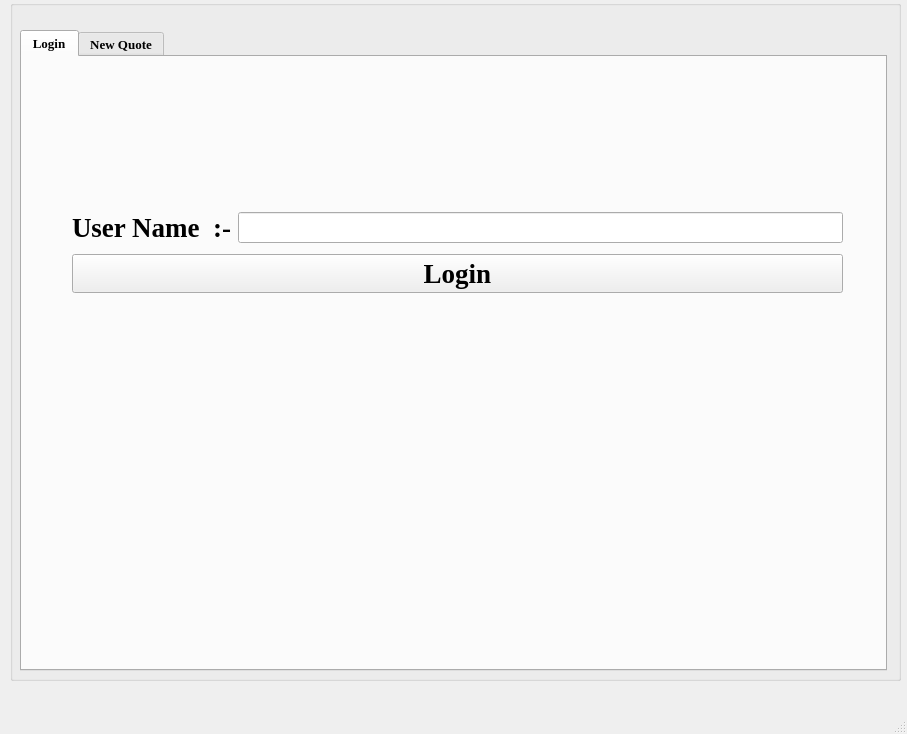
<?xml version="1.0" encoding="UTF-8"?>
<ui version="4.0">
 <class>MainWindow</class>
 <widget class="QMainWindow" name="MainWindow">
  <property name="geometry">
   <rect>
    <x>0</x>
    <y>0</y>
    <width>907</width>
    <height>734</height>
   </rect>
  </property>
  <property name="windowTitle">
   <string>MainWindow</string>
  </property>
  <widget class="QWidget" name="centralwidget">
   <widget class="QGroupBox" name="groupBox">
    <property name="geometry">
     <rect>
      <x>10</x>
      <y>0</y>
      <width>891</width>
      <height>681</height>
     </rect>
    </property>
    <property name="title">
     <string/>
    </property>
    <widget class="QTabWidget" name="tabWidget">
     <property name="geometry">
      <rect>
       <x>10</x>
       <y>30</y>
       <width>867</width>
       <height>641</height>
      </rect>
     </property>
     <property name="font">
      <font>
       <family>Times New Roman</family>
       <pointsize>10</pointsize>
       <bold>true</bold>
      </font>
     </property>
     <property name="autoFillBackground">
      <bool>false</bool>
     </property>
     <property name="currentIndex">
      <number>0</number>
     </property>
     <widget class="QWidget" name="Login">
      <attribute name="title">
       <string>Login</string>
      </attribute>
      <widget class="QWidget" name="layoutWidget">
       <property name="geometry">
        <rect>
         <x>50</x>
         <y>150</y>
         <width>771</width>
         <height>92</height>
        </rect>
       </property>
       <layout class="QVBoxLayout" name="verticalLayout">
        <item>
         <layout class="QHBoxLayout" name="horizontalLayout">
          <item>
           <widget class="QLabel" name="label">
            <property name="font">
             <font>
              <family>Times New Roman</family>
              <pointsize>20</pointsize>
              <italic>false</italic>
              <bold>true</bold>
              <underline>false</underline>
              <strikeout>false</strikeout>
             </font>
            </property>
            <property name="text">
             <string>User Name  :-</string>
            </property>
           </widget>
          </item>
          <item>
           <widget class="QLineEdit" name="UserName">
            <property name="font">
             <font>
              <family>Times New Roman</family>
              <pointsize>15</pointsize>
              <bold>false</bold>
             </font>
            </property>
            <property name="text">
             <string/>
            </property>
           </widget>
          </item>
         </layout>
        </item>
        <item>
         <widget class="QPushButton" name="LoginButton">
          <property name="font">
           <font>
            <family>Times New Roman</family>
            <pointsize>20</pointsize>
            <bold>true</bold>
           </font>
          </property>
          <property name="cursor">
           <cursorShape>PointingHandCursor</cursorShape>
          </property>
          <property name="text">
           <string>Login</string>
          </property>
         </widget>
        </item>
       </layout>
      </widget>
      <widget class="QLabel" name="label_3">
       <property name="geometry">
        <rect>
         <x>190</x>
         <y>290</y>
         <width>511</width>
         <height>281</height>
        </rect>
       </property>
       <property name="text">
        <string/>
       </property>
      </widget>
     </widget>
     <widget class="QWidget" name="NewQuote">
      <attribute name="title">
       <string>New Quote</string>
      </attribute>
      <widget class="QGroupBox" name="groupBox_6">
       <property name="geometry">
        <rect>
         <x>160</x>
         <y>20</y>
         <width>551</width>
         <height>161</height>
        </rect>
       </property>
       <property name="title">
        <string>Create New Quote</string>
       </property>
       <widget class="QWidget" name="layoutWidget">
        <property name="geometry">
         <rect>
          <x>46</x>
          <y>50</y>
          <width>461</width>
          <height>66</height>
         </rect>
        </property>
        <layout class="QVBoxLayout" name="verticalLayout_3">
         <item>
          <layout class="QHBoxLayout" name="horizontalLayout_5">
           <item>
            <widget class="QLabel" name="label_10">
             <property name="font">
              <font>
               <family>Times New Roman</family>
               <pointsize>10</pointsize>
               <bold>true</bold>
              </font>
             </property>
             <property name="text">
              <string>Choose Emotion :-</string>
             </property>
            </widget>
           </item>
           <item>
            <widget class="QComboBox" name="EmotionBox">
             <property name="font">
              <font>
               <family>Times New Roman</family>
               <pointsize>10</pointsize>
               <italic>true</italic>
               <bold>true</bold>
               <underline>false</underline>
               <strikeout>false</strikeout>
              </font>
             </property>
             <property name="cursor">
              <cursorShape>PointingHandCursor</cursorShape>
             </property>
             <item>
              <property name="text">
               <string>Happy</string>
              </property>
             </item>
             <item>
              <property name="text">
               <string>Sad</string>
              </property>
             </item>
             <item>
              <property name="text">
               <string>Angry</string>
              </property>
             </item>
             <item>
              <property name="text">
               <string>Neutral</string>
              </property>
             </item>
            </widget>
           </item>
          </layout>
         </item>
         <item>
          <widget class="QPushButton" name="StartButton">
           <property name="cursor">
            <cursorShape>PointingHandCursor</cursorShape>
           </property>
           <property name="text">
            <string>Start</string>
           </property>
          </widget>
         </item>
        </layout>
       </widget>
      </widget>
      <widget class="QGroupBox" name="groupBox_7">
       <property name="geometry">
        <rect>
         <x>160</x>
         <y>320</y>
         <width>551</width>
         <height>241</height>
        </rect>
       </property>
       <property name="title">
        <string>Output</string>
       </property>
       <widget class="QWidget" name="layoutWidget">
        <property name="geometry">
         <rect>
          <x>40</x>
          <y>40</y>
          <width>471</width>
          <height>181</height>
         </rect>
        </property>
        <layout class="QVBoxLayout" name="verticalLayout_4">
         <item>
          <widget class="QListWidget" name="Output">
           <property name="font">
            <font>
             <family>Times New Roman</family>
             <pointsize>10</pointsize>
             <bold>false</bold>
            </font>
           </property>
          </widget>
         </item>
         <item>
          <widget class="QPushButton" name="Clear">
           <property name="cursor">
            <cursorShape>PointingHandCursor</cursorShape>
           </property>
           <property name="text">
            <string>Clear</string>
           </property>
          </widget>
         </item>
        </layout>
       </widget>
      </widget>
      <widget class="QPushButton" name="Exit_2">
       <property name="geometry">
        <rect>
         <x>290</x>
         <y>570</y>
         <width>291</width>
         <height>29</height>
        </rect>
       </property>
       <property name="cursor">
        <cursorShape>PointingHandCursor</cursorShape>
       </property>
       <property name="text">
        <string>Exit</string>
       </property>
      </widget>
      <widget class="QGroupBox" name="groupBox_10">
       <property name="geometry">
        <rect>
         <x>160</x>
         <y>190</y>
         <width>551</width>
         <height>121</height>
        </rect>
       </property>
       <property name="title">
        <string>Store or Restore Quote</string>
       </property>
       <widget class="QWidget" name="layoutWidget">
        <property name="geometry">
         <rect>
          <x>20</x>
          <y>27</y>
          <width>521</width>
          <height>81</height>
         </rect>
        </property>
        <layout class="QHBoxLayout" name="horizontalLayout_3">
         <item>
          <widget class="QPushButton" name="Store">
           <property name="font">
            <font>
             <family>Times New Roman</family>
             <pointsize>10</pointsize>
             <bold>true</bold>
            </font>
           </property>
           <property name="cursor">
            <cursorShape>PointingHandCursor</cursorShape>
           </property>
           <property name="autoFillBackground">
            <bool>false</bool>
           </property>
           <property name="text">
            <string>Store Data</string>
           </property>
          </widget>
         </item>
         <item>
          <layout class="QVBoxLayout" name="verticalLayout_2">
           <item>
            <layout class="QHBoxLayout" name="horizontalLayout_2">
             <item>
              <widget class="QLabel" name="label_2">
               <property name="font">
                <font>
                 <family>Times New Roman</family>
                 <pointsize>10</pointsize>
                 <italic>false</italic>
                 <bold>true</bold>
                 <underline>false</underline>
                 <strikeout>false</strikeout>
                </font>
               </property>
               <property name="text">
                <string>Index :-</string>
               </property>
              </widget>
             </item>
             <item>
              <widget class="QLineEdit" name="Index">
               <property name="font">
                <font>
                 <family>Times New Roman</family>
                 <pointsize>10</pointsize>
                 <bold>false</bold>
                </font>
               </property>
               <property name="text">
                <string/>
               </property>
              </widget>
             </item>
            </layout>
           </item>
           <item>
            <widget class="QPushButton" name="Restore">
             <property name="font">
              <font>
               <family>Times New Roman</family>
               <pointsize>10</pointsize>
               <bold>true</bold>
              </font>
             </property>
             <property name="cursor">
              <cursorShape>PointingHandCursor</cursorShape>
             </property>
             <property name="text">
              <string>Restore Data</string>
             </property>
            </widget>
           </item>
          </layout>
         </item>
        </layout>
       </widget>
      </widget>
     </widget>
    </widget>
   </widget>
  </widget>
  <widget class="QMenuBar" name="menubar">
   <property name="geometry">
    <rect>
     <x>0</x>
     <y>0</y>
     <width>907</width>
     <height>25</height>
    </rect>
   </property>
  </widget>
  <widget class="QStatusBar" name="statusbar"/>
 </widget>
 <resources/>
 <connections/>
</ui>
